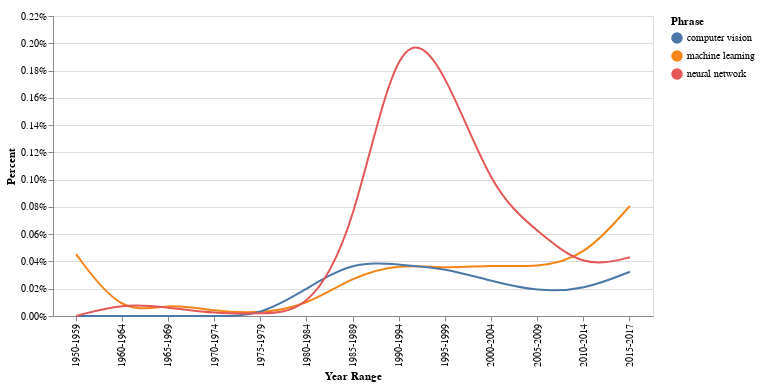

Here is the notebook cell this chart was saved with:
### Code cell
nearest = alt.selection(type='single', nearest=True, on='mouseover',
                        fields=['Year Range'], empty='none')

line = alt.Chart(data).mark_line(interpolate='basis').encode(
    x='Year Range',
    y=alt.Y('Percent', axis=alt.Axis(format='%')),
    color='Phrase')

selectors = alt.Chart(data).mark_point().encode(
    x='Year Range',
    opacity=alt.value(0)).add_selection(nearest)

points = line.mark_point().encode(opacity=alt.condition(nearest, alt.value(1), alt.value(0)))
    
text = line.mark_text(align='left', dx=5, dy=-5).encode(
    text=alt.condition(nearest, 'Percent', alt.value(' ')))
    
rules = alt.Chart(data).mark_rule(color='gray').encode(
    x='Year Range').transform_filter(nearest)
    
alt.layer(line, selectors, points, rules, text).properties(width=600, height=300)

### Figure 1 — Vega-Lite specification as saved in the notebook (floating-point values rounded to 4 significant figures)
{"config": {"view": {"continuousWidth": 400, "continuousHeight": 300}}, "layer": [{"mark": {"type": "line", "interpolate": "basis"}, "encoding": {"color": {"field": "Phrase", "type": "nominal"}, "x": {"field": "Year Range", "type": "nominal"}, "y": {"axis": {"format": "%"}, "field": "Percent", "type": "quantitative"}}}, {"mark": "point", "encoding": {"opacity": {"value": 0}, "x": {"field": "Year Range", "type": "nominal"}}, "selection": {"selector023": {"type": "single", "nearest": true, "on": "mouseover", "fields": ["Year Range"], "empty": "none"}}}, {"mark": "point", "encoding": {"color": {"field": "Phrase", "type": "nominal"}, "opacity": {"condition": {"value": 1, "selection": "selector023"}, "value": 0}, "x": {"field": "Year Range", "type": "nominal"}, "y": {"axis": {"format": "%"}, "field": "Percent", "type": "quantitative"}}}, {"mark": {"type": "rule", "color": "gray"}, "encoding": {"x": {"field": "Year Range", "type": "nominal"}}, "transform": [{"filter": {"selection": "selector023"}}]}, {"mark": {"type": "text", "align": "left", "dx": 5, "dy": -5}, "encoding": {"color": {"field": "Phrase", "type": "nominal"}, "text": {"condition": {"field": "Percent", "type": "quantitative", "selection": "selector023"}, "value": " "}, "x": {"field": "Year Range", "type": "nominal"}, "y": {"axis": {"format": "%"}, "field": "Percent", "type": "quantitative"}}}], "data": {"name": "data-287aacf61ea464ec4faf990199b70898"}, "height": 300, "width": 600, "$schema": "https://vega.github.io/schema/vega-lite/v4.17.0.json", "datasets": {"data-287aacf61ea464ec4faf990199b70898": [{"Year Range": "1950-1959", "Percent": 0.0004531, "Phrase": "machine learning"}, {"Year Range": "1960-1964", "Percent": 0.0, "Phrase": "machine learning"}, {"Year Range": "1965-1969", "Percent": 9.717e-05, "Phrase": "machine learning"}, {"Year Range": "1970-1974", "Percent": 3.329e-05, "Phrase": "machine learning"}, {"Year Range": "1975-1979", "Percent": 1.804e-05, "Phrase": "machine learning"}, {"Year Range": "1980-1984", "Percent": 7.678e-05, "Phrase": "machine learning"}, {"Year Range": "1985-1989", "Percent": 0.0002898, "Phrase": "machine learning"}, {"Year Range": "1990-1994", "Percent": 0.0003827, "Phrase": "machine learning"}, {"Year Range": "1995-1999", "Percent": 0.0003483, "Phrase": "machine learning"}, {"Year Range": "2000-2004", "Percent": 0.0003729, "Phrase": "machine learning"}, {"Year Range": "2005-2009", "Percent": 0.0003566, "Phrase": "machine learning"}, {"Year Range": "2010-2014", "Percent": 0.0004274, "Phrase": "machine learning"}, {"Year Range": "2015-2017", "Percent": 0.000808, "Phrase": "machine learning"}, {"Year Range": "1950-1959", "Percent": 0.0, "Phrase": "computer vision"}, {"Year Range": "1960-1964", "Percent": 0.0, "Phrase": "computer vision"}, {"Year Range": "1965-1969", "Percent": 0.0, "Phrase": "computer vision"}, {"Year Range": "1970-1974", "Percent": 0.0, "Phrase": "computer vision"}, {"Year Range": "1975-1979", "Percent": 0.0, "Phrase": "computer vision"}, {"Year Range": "1980-1984", "Percent": 0.0002016, "Phrase": "computer vision"}, {"Year Range": "1985-1989", "Percent": 0.0004022, "Phrase": "computer vision"}, {"Year Range": "1990-1994", "Percent": 0.0003766, "Phrase": "computer vision"}, {"Year Range": "1995-1999", "Percent": 0.000352, "Phrase": "computer vision"}, {"Year Range": "2000-2004", "Percent": 0.0002546, "Phrase": "computer vision"}, {"Year Range": "2005-2009", "Percent": 0.0001791, "Phrase": "computer vision"}, {"Year Range": "2010-2014", "Percent": 0.0001905, "Phrase": "computer vision"}, {"Year Range": "2015-2017", "Percent": 0.0003246, "Phrase": "computer vision"}, {"Year Range": "1950-1959", "Percent": 0.0, "Phrase": "neural network"}, {"Year Range": "1960-1964", "Percent": 9.22e-05, "Phrase": "neural network"}, {"Year Range": "1965-1969", "Percent": 6.478e-05, "Phrase": "neural network"}, {"Year Range": "1970-1974", "Percent": 1.664e-05, "Phrase": "neural network"}, {"Year Range": "1975-1979", "Percent": 1.804e-05, "Phrase": "neural network"}, {"Year Range": "1980-1984", "Percent": 2.879e-05, "Phrase": "neural network"}, {"Year Range": "1985-1989", "Percent": 0.0005861, "Phrase": "neural network"}, {"Year Range": "1990-1994", "Percent": 0.002193, "Phrase": "neural network"}, {"Year Range": "1995-1999", "Percent": 0.001821, "Phrase": "neural network"}, {"Year Range": "2000-2004", "Percent": 0.0009134, "Phrase": "neural network"}, {"Year Range": "2005-2009", "Percent": 0.0006225, "Phrase": "neural network"}, {"Year Range": "2010-2014", "Percent": 0.0003463, "Phrase": "neural network"}, {"Year Range": "2015-2017", "Percent": 0.0004313, "Phrase": "neural network"}]}}
